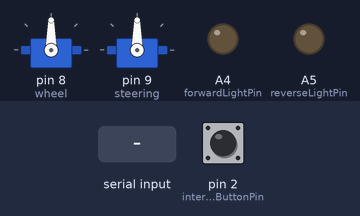
Recording of a sketch running on a simulated Arduino Uno, built with avr-gcc and run on an emulated ATmega328P. Shown: 2 × servo, output pins drawn as LEDs (lit = HIGH). The test bench sets the inputs (shaded band); at power-on: pin 2 (interruptStartButtonPin) HIGH.

Above: at 5.0 s.
5.1 s: pin 2 (interruptStartButtonPin) pulled LOW for 0.15 s
At 6.4 s:
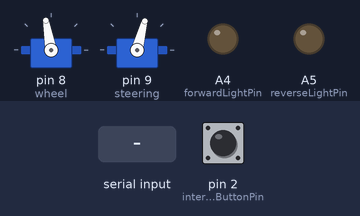
6.7 s: "L" received over Serial
At 7.9 s:
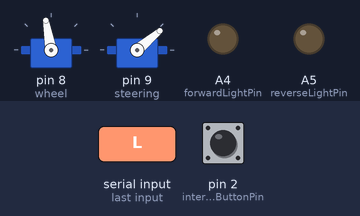
8.2 s: "R" received over Serial
At 9.1 s:
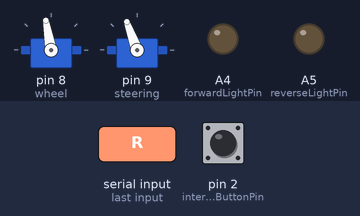
9.7 s: "F" received over Serial
At 10.3 s:
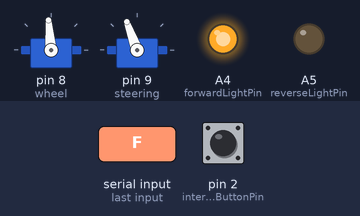
11.2 s: "S" received over Serial
At 12.4 s:
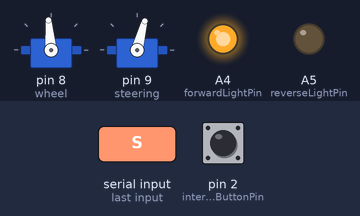
12.7 s: "r" received over Serial
At 13.8 s:
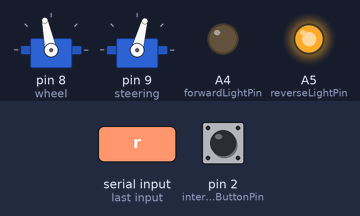
Timing chart, 0 to 15.2 s (numbered marks = the images above; inputs shaded):
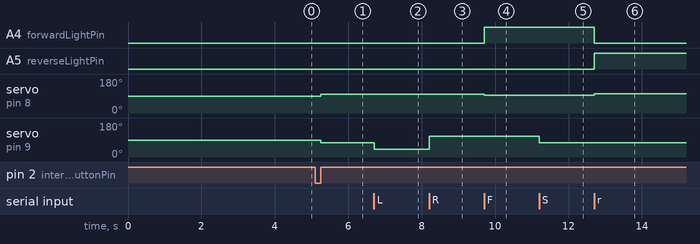

Measured:
- after the input at 5.1 s, servo on pin 8 (wheel): 90° → 100° after 0.15 s; servo on pin 9 (steering): 90° → 75° after 0.15 s
- after the input at 6.7 s, servo on pin 9 (steering): 75° → 40° at once
- after the input at 8.2 s, servo on pin 9 (steering): 40° → 110° at once
- after the input at 9.7 s, A4 (forwardLightPin): LOW → HIGH at once; servo on pin 8 (wheel): 100° → 95° at once
- after the input at 11.2 s, servo on pin 9 (steering): 110° → 75° at once
- after the input at 12.7 s, A4 (forwardLightPin): HIGH → LOW at once; A5 (reverseLightPin): LOW → HIGH at once; servo on pin 8 (wheel): 95° → 102° at once

The sketch:

source-code.ino
```cpp
#include <Servo.h>
#include "Car.h"

  const byte wheel = 8;
  const byte steering = 9;
  const byte reverseLightPin = A5;
  const byte forwardLightPin = A4;
  const byte interruptStartButtonPin = 2;


  bool state = false;
  unsigned long bounce = 0; // debouncing
  Servo myservo;
  Servo servo;
  Car mycar;

  int bluetoothValue = 0;
  String bluetoothValueString = "";
  int bluetoothValueInt = 0;

void setup() {
  Serial.begin(9600); // starts serial communication
  pinMode(reverseLightPin, OUTPUT);
  pinMode(forwardLightPin, OUTPUT);
  pinMode(interruptStartButtonPin, INPUT_PULLUP);
  myservo.attach(wheel);
  servo.attach(steering);

  attachInterrupt(digitalPinToInterrupt(interruptStartButtonPin), statefunc, RISING);
  waitUntilStart(); // wait for start button
}

void loop (){

 if(Serial.available() > 0){ // Checks whether data is comming from the serial port

bluetoothValue =  Serial.read();

//Serial.println(bluetoothValue);
//Serial.println('/n');

 }


// DIRECTION
 if (bluetoothValue == 'L') { // left
 mycar.turnleft();
 }

 else if (bluetoothValue == 'S') { // straight
  mycar.turnstraight();
 }
 else if (bluetoothValue == 'R'){ // right
  mycar.turnright();
 }

// MOTION
 else if (bluetoothValue == 'F') { // forward
  mycar.setForward();
  mycar.turnOnLight(forwardLightPin);
  mycar.turnOffLight(reverseLightPin);
 }

 else if (bluetoothValue == 'r') { // Back or reverse
  mycar.setReverse();
  mycar.turnOnLight(reverseLightPin);
  mycar.turnOffLight(forwardLightPin);
 }

 else if (bluetoothValue == 'B'){ // brake
 mycar.brake();
 mycar.turnOffLight(forwardLightPin);
 bluetoothValue = 0;
 }

//bluetoothValueInt = bluetoothValueString.toInt();
if (bluetoothValue >= 150 && bluetoothValue <= 250 && mycar.isCarNotMoving() == false) {

 if (mycar.isCarMovingForward() == true) {mycar.accelerateForward(bluetoothValue);}
 else if (mycar.isCarReversing() == true) {mycar.accelerateReverse(bluetoothValue);}

}


servo.write(mycar.getDirection()); // print direction

if ( bluetoothValue != 'R' || bluetoothValue != 'L' || bluetoothValue != 'S')

{ myservo.write(mycar.getSpeed()); // print speed
}


if(state == false) {stopfunc();}

}

void statefunc() // this function is okay
{
  if (millis() - bounce < 200) {return;} // Debounce
  bounce = millis();

  state = !state;
}


void stopfunc()
{
  mycar.turnOffLight(reverseLightPin);
  mycar.turnOffLight(forwardLightPin);
  mycar.brake();
  mycar.turnstraight();
  servo.write(mycar.getDirection());
  myservo.write(mycar.getSpeed());

  waitUntilStart();
}


void waitUntilStart(){
 while(state == false){delay(10);} // wait for start button
}
```

Car.h
```cpp
const float minObjectDistance_ = 25;

class Car{
public:
Car(){
 //Direction
  leftdir = 40;
  rightdir = 110;
  straightdir = 75;
  steering = 75;
 //Motion
  movingSpeed = 100;
  maxForwardSpeed = 30;
  minForwardSpeed = 95;
  maxReverseSpeed = 200;
  minReverseSpeed = 102;
  brakeSpeed = 101;
 //constants
  reverseAcceleration = 0.2;
  forwardAcceleration = 0.05;

  moveRightDistance = 0;
 }

void turnleft(){steering = leftdir;}
void turnright(){steering = rightdir;}
void turnstraight(){steering = straightdir;}

void moveForward(){ // subract from 100 to increase speed;
if (movingSpeed ==  brakeSpeed) {movingSpeed = minForwardSpeed;}  // start at min speed

if (movingSpeed > maxForwardSpeed) {movingSpeed = movingSpeed-forwardAcceleration;}
  }

void reverse(){ // add from 100 to increase speed;
if (movingSpeed == brakeSpeed) {movingSpeed = minReverseSpeed;} // start at min speed

if(movingSpeed < maxReverseSpeed) {movingSpeed = movingSpeed+reverseAcceleration;}

  }
void brake(){movingSpeed = brakeSpeed;
//moveRightDistance = 0;
} // stop the wheels

// Control for bluetooth system
void setForward() {movingSpeed = minForwardSpeed;}
void setReverse() {movingSpeed = minReverseSpeed;}

void accelerateForward(int& bluetoothValueInt){
  movingSpeed = minForwardSpeed-bluetoothValueInt-150;
  }

void accelerateReverse(int& bluetoothValueInt){
  movingSpeed = minReverseSpeed+bluetoothValueInt-150;
  }


void turnOnLight(const byte &reverseLightPin){ // turn the LED on
    digitalWrite(reverseLightPin, HIGH);
  }
void turnOffLight(const byte& reverseLightPin){ // turn the LED off
    digitalWrite(reverseLightPin, LOW);
    }

// bools and getters
bool isCarMovingForward() {return movingSpeed <= minForwardSpeed;}
bool isCarReversing() {return movingSpeed >= minReverseSpeed;}
bool isCarNotMoving() {return movingSpeed == brakeSpeed;}
bool moveRight() {
  moveRightDistance = moveRightDistance+1;
  return moveRightDistance < minObjectDistance_;}
int getDirection() {return steering;}
float getSpeed() {return movingSpeed;}

private:
  // Direction
  int leftdir;
  int rightdir;
  int straightdir;
  int steering; // needed
  //motion
  float movingSpeed; // needed
  float maxForwardSpeed;
  float minForwardSpeed;
  float maxReverseSpeed;
  float minReverseSpeed;
  float brakeSpeed;
  //constants
  float reverseAcceleration;
  float forwardAcceleration;

  float moveRightDistance;
};
```
